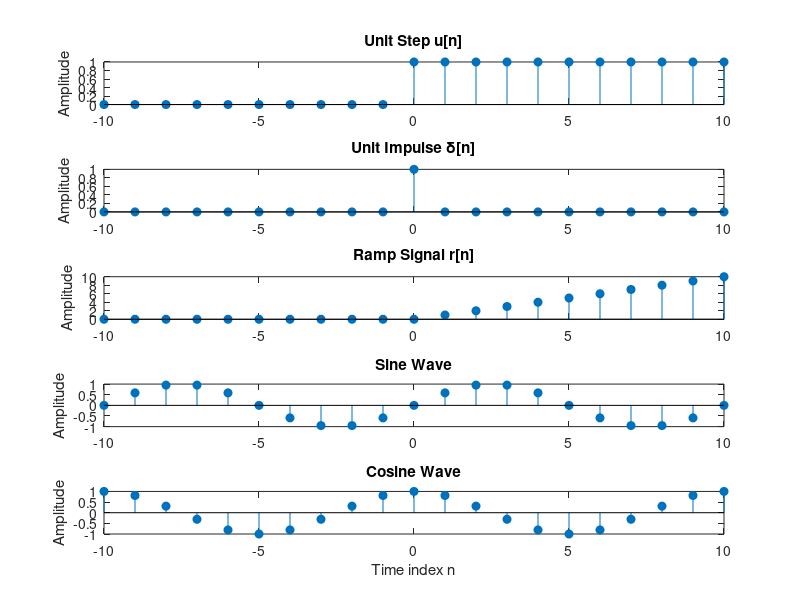

The MATLAB script that drew this image:
% --- Problem 1: Basic Signal Generation ---
clc; clear; close all;

rng(0);                      % Fixed seed for reproducibility

n = -10:10; % Define discrete time vector

% 1. Unit Step Signal u[n]
% u[n] = 1 for n >= 0, else 0
u = n >= 0; 

% 2. Unit Impulse Signal δ[n]
% δ[n] = 1 for n == 0, else 0
delta = n == 0;

% 3. Ramp Signal r[n]
% r[n] = n for n >= 0, else 0
ramp = n .* (n >= 0);

% 4. Sine Wave
% x[n] = sin(w*n), where w is angular frequency
w = 0.2 * pi;
sine_wave = sin(w * n);

% 5. Cosine Wave
% x[n] = cos(w*n)
cosine_wave = cos(w * n);

% Plotting in separate subplots
figure('Name', 'Problem 1: Basic Signals');
subplot(5,1,1); stem(n, u, 'filled'); title('Unit Step u[n]'); ylabel('Amplitude');
subplot(5,1,2); stem(n, delta, 'filled'); title('Unit Impulse \delta[n]'); ylabel('Amplitude');
subplot(5,1,3); stem(n, ramp, 'filled'); title('Ramp Signal r[n]'); ylabel('Amplitude');
subplot(5,1,4); stem(n, sine_wave, 'filled'); title('Sine Wave'); ylabel('Amplitude');
subplot(5,1,5); stem(n, cosine_wave, 'filled'); title('Cosine Wave'); xlabel('Time index n'); ylabel('Amplitude');
